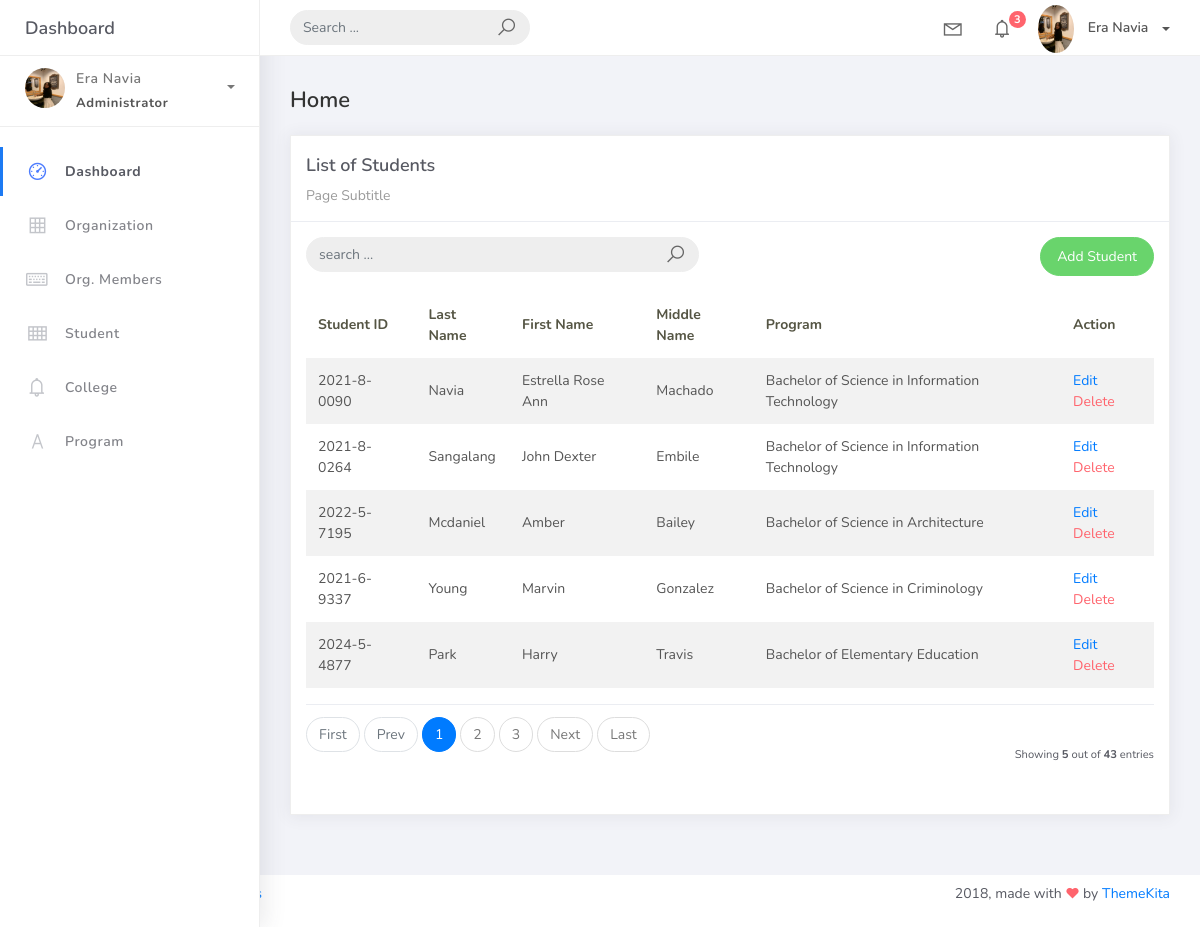
Screenshot of /student_list with the database file from the repository.
### studentorg/models.py (models this page shows, shortened)
class BaseModel (models.Model):
    created_at = models.DateTimeField(auto_now_add=True, db_index=True)
    updated_at = models.DateTimeField (auto_now=True)
    class Meta:
        abstract = True

class Student(BaseModel):
    student_id = models.CharField (max_length=15)
    lastname = models.CharField (max_length=25)
    firstname = models.CharField (max_length=25)
    middlename = models.CharField (max_length=25, blank=True, null=True)
    program = models.ForeignKey(Program, on_delete=models.CASCADE)

class Program(BaseModel):
    prog_name = models.CharField(max_length=150)
    college = models.ForeignKey (College, on_delete=models.CASCADE)
    def __str__(self):
        return self.prog_name

### studentorg/views.py (the view, shortened to what this page needs)
# urls.py: path('student_list', StudentList.as_view(), name='student-list'),
class StudentList(ListView):
    model = Student
    context_object_name = 'home'
    template_name = 'student_list.html'
    paginate_by = 5
    def get_queryset(self, *args, **kwargs):
        qs = super(StudentList, self).get_queryset(*args, **kwargs)
        return qs

### templates/student_list.html
{% extends 'base.html' %}
{% load static %}
{% block content %}
<div class="content">
    <div class="container-fluid">
        <h4 class="page-title">Home</h4>
        <div class="row">
            <div class="col-md-12">
                <div class="card">
                    <div class="card-header">
                        <div class="card-title">List of Students</div>
                        <div class="card-category">Page Subtitle</div>
                    </div>
                    <div class="card-body">
                        <div class="row">
                            <div class="col-md-6">
                                <form class="navbar-left navbar-form nav-search mr-md-3" action="{% url 'student-list' %}">
                                    <div class="input-group">
                                        <input type="text" placeholder="search ..." class="form-control" name="q"/>
                                        <div class="input-group-append">
                                            <span class="input-group-text">
                                                <i class="la la-search search-icon"></i>
                                            </span>
                                        </div>
                                    </div>
                                </form>
                            </div>
                            <div class="col-md-6">
                                <div class="pull-right">
                                    <a href="{% url 'student-add' %}" class="btn btn-success btn-rounded">Add Student</a>
                                </div>
                            </div>
                        </div>
                        <table class="table table-striped mt-3">
                            <thead>
                                <tr>
                                    <th scope="col">Student ID</th>
                                    <th scope="col">Last Name</th>
                                    <th scope="col">First Name</th>
                                    <th scope="col">Middle Name</th>
                                    <th scope="col">Program</th>
                                    <th scope="col">Action</th>
                                </tr>
                            </thead>
                            <tbody>
                                {% for object in object_list %}
                                <tr>
                                    <td>{{ object.student_id }}</td>
                                    <td>{{ object.lastname }}</td>
                                    <td>{{ object.firstname }}</td>
                                    <td>{{ object.middlename }}</td>
                                    <td>{{ object.program }}</td>
                                    <td>
                                        <a href="student_list/{{ object.id}}">Edit</a>
                                        <a href="student_list/{{ object.id }}/delete" class="text-danger">Delete</a>
                                    </td>
                                </tr>
                                {% empty %}
                                <tr>
                                    <td colspan="4" style="text-align: center">
                                    <p class="text-sm font-weight-bold mb-0">No Records Found</p>
                                    </td>
                                </tr>
                                {% endfor %}
                            </tbody>
                        </table>
                        {% include 'includes/pagination.html' %}
                    </div>
                </div>
            </div>
        </div>
    </div>
</div>
{% endblock %}

### rows the page displays
Student: student_id "2021-8-0090", lastname "Navia", firstname "Estrella Rose Ann", middlename "Machado", program "Bachelor of Science in Information Technology"
Student: student_id "2021-8-0264", lastname "Sangalang", firstname "John Dexter", middlename "Embile", program "Bachelor of Science in Information Technology"
Student: student_id "2022-5-7195", lastname "Mcdaniel", firstname "Amber", middlename "Bailey", program "Bachelor of Science in Architecture"
Student: student_id "2021-6-9337", lastname "Young", firstname "Marvin", middlename "Gonzalez", program "Bachelor of Science in Criminology"
Student: student_id "2024-5-4877", lastname "Park", firstname "Harry", middlename "Travis", program "Bachelor of Elementary Education"

### other values shown
{{ page_num }} "1"
{{ page_num }} "2" "3"
{{ object_list.count }} "5"
{{ paginator.count }} "43"
